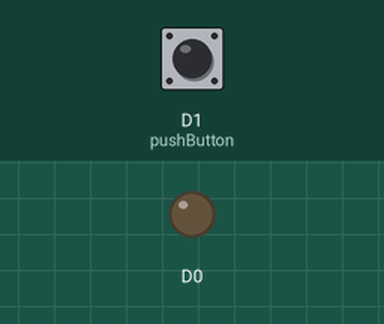
Simulated run of this sketch. Board: ESP8266 (NodeMCU). On the bench: output pins drawn as LEDs (lit = HIGH). Inputs (shaded band) come from the test bench; at power-on: D1 (pushButton) LOW. What the sketch prints to the serial monitor is not drawn.

Above: at 1.2 s.
1.3 s: D1 (pushButton) pulled HIGH for 0.15 s
At 2.4 s:
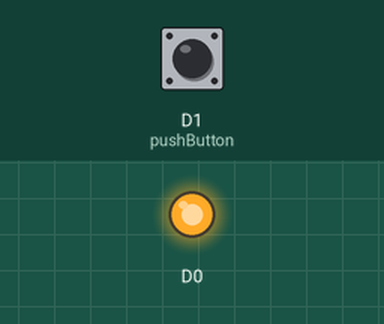
Timing chart, 0 to 4.3 s (numbered marks = the images above; inputs shaded):
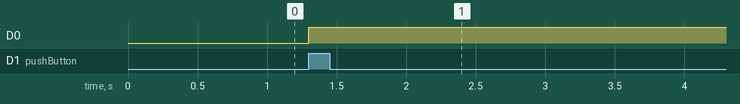

The sketch:

sketch_jul02c.ino
```cpp
// digital pin 2 has a pushbutton attached to it. Give it a name:
int pushButton = D1;

void setup() {
  // initialize serial communication at 9600 bits per second:
  Serial.begin(9600);
  // make the pushbutton's pin an input:
  pinMode(pushButton, INPUT);
  pinMode(D0, OUTPUT);
}

unsigned long prev_time = 0;

void loop() {
  // read the input pin:
  int buttonState = digitalRead(pushButton);
  if(buttonState == HIGH) {
    digitalWrite(D0,HIGH);
    delay(2000);
    digitalWrite(D0,HIGH);
    delay(2000);
  }

  unsigned long current_time = millis();

  // if 1 second has passed after last check
  if(current_time - prev_time > 1000) {
    // print out the state of the button:
    Serial.println("hahaha");
    prev_time = current_time;
  }

  delay(1);        // delay in between reads for stability
}
```

Measured:
- after the input at 1.3 s, D0: LOW → HIGH at once
